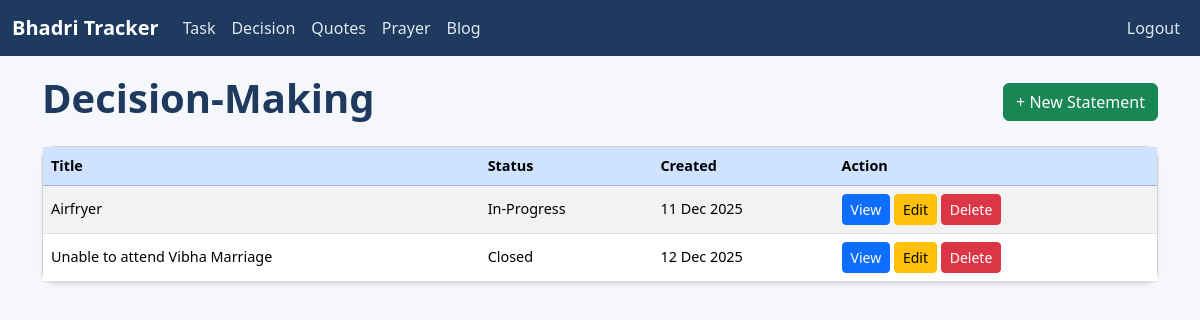
The page /statements/ (signed in) on the database as committed earlier.
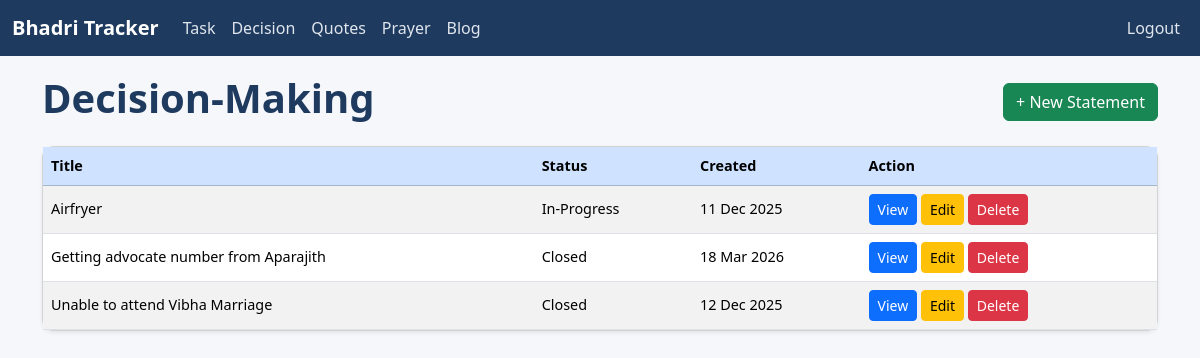
The same page on the database as committed later.
### statement/models.py (models this page shows, shortened)
class Statement(models.Model):
    STATUS_CHOICES = [
        ("open", "Open"),
        ("inprogress", "In-Progress"),
        ("closed", "Closed"),
    ]
    title = models.CharField(max_length=255)
    statement_text = models.TextField()
    conclusion = models.TextField(null=True, blank=True)
    status = models.CharField(max_length=20, choices=STATUS_CHOICES, default="open")
    created_at = models.DateTimeField(auto_now_add=True)

### statement/views.py (the view)
# urls.py: path("", views.StatementListView.as_view(), name="statement_list"),
class StatementListView(LoginRequiredMixin, ListView):
    model = Statement
    template_name = "statements/statement_list.html"
    context_object_name = "statements"
    def get_queryset(self):
        user_profile  = getattr(self.request.user, "userprofile", None)
        if user_profile is None or not user_profile.special_privilege_password:
            messages.error(self.request, "You do not have access to private tasks.")
            return Statement.objects.none()
        if not self.request.session.get("private_access"):
            raise PermissionError("PRIVATE_ACCESS_REQUIRED")
        queryset = Statement.objects.all().order_by(
            'title',
            'created_at'
        )
        return queryset
    def dispatch(self, request, *args, **kwargs):
        try:
            return super().dispatch(request, *args, **kwargs)
        except PermissionError as e:
            if str(e) == "PRIVATE_ACCESS_REQUIRED":
                return redirect("private_access", 'statements:statement_list')
            raise

### templates/statements/statement_list.html
{% extends "base.html" %}
{% block content %}
<div class="d-flex justify-content-between align-items-center mb-3">
    <h1>Decision-Making</h1>
    <a href="{% url 'statements:statement_create' %}" class="btn btn-success">
        + New Statement
    </a>
</div>
<div class="card shadow-sm">
    <div class="card-body p-0">
        <table class="table table-striped mb-0">
            <thead class="table-primary">
                <tr>
                    <th>Title</th>
                    <th>Status</th>
                    <th>Created</th>
                    <th>Action</th>
                </tr>
            </thead>
            <tbody>
                {% for s in statements %}
                    <tr>
                        <td>{{ s.title }}</td>
                        <td>{{ s.get_status_display }}</td>
                        <td>{{ s.created_at|date:"d M Y" }}</td>
                        <td>
                            <a href="{% url 'statements:statement_detail' s.pk %}"
                               class="btn btn-sm btn-primary">
                                View
                            </a>
                            <a href="{% url 'statements:statement_update' s.pk %}" class="btn btn-sm btn-warning">
                                Edit
                            </a>
                            <a href="{% url 'statements:statement_delete' s.pk %}" class="btn btn-sm btn-danger">
                                Delete
                            </a>
                        </td>
                    </tr>
                {% empty %}
                    <tr>
                        <td colspan="4" class="text-center text-muted py-3">
                            No statements found.
                        </td>
                    </tr>
                {% endfor %}
            </tbody>
        </table>
    </div>
</div>
{% endblock %}

Rows that differ between the two databases and show on the page:
added Statement: title "Getting advocate number from Aparajith", status "Closed", created_at "18 Mar 2026"
